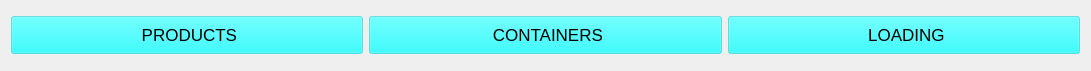
   <widget class="QWidget" name="horizontalLayoutWidget">
    <property name="geometry">
     <rect>
      <x>389</x>
      <y>0</y>
      <width>1091</width>
      <height>71</height>
     </rect>
    </property>
    <layout class="QHBoxLayout" name="horizontalLayout">
     <item>
      <widget class="QPushButton" name="ProductButton">
       <property name="font">
        <font>
         <pointsize>13</pointsize>
         <italic>false</italic>
         <bold>false</bold>
        </font>
       </property>
       <property name="cursor">
        <cursorShape>PointingHandCursor</cursorShape>
       </property>
       <property name="styleSheet">
        <string notr="true">
background-color:rgba(0,255,255,0.4);
height:30px;</string>
       </property>
       <property name="text">
        <string> PRODUCTS</string>
       </property>
       <property name="icon">
        <iconset>
         <normalon>:/icon/product-management-svgrepo-com.svg</normalon>
        </iconset>
       </property>
       <property name="iconSize">
        <size>
         <width>35</width>
         <height>40</height>
        </size>
       </property>
      </widget>
     </item>
     <item>
      <widget class="QPushButton" name="ContainerButton">
       <property name="font">
        <font>
         <pointsize>13</pointsize>
         <italic>false</italic>
         <bold>false</bold>
        </font>
       </property>
       <property name="cursor">
        <cursorShape>PointingHandCursor</cursorShape>
       </property>
       <property name="styleSheet">
        <string notr="true">background-color:rgba(0,255,255,0.4);
height:30px;</string>
       </property>
       <property name="text">
        <string> CONTAINERS</string>
       </property>
       <property name="icon">
        <iconset>
         <normalon>:/icon/container.png</normalon>
        </iconset>
       </property>
       <property name="iconSize">
        <size>
         <width>50</width>
         <height>30</height>
        </size>
       </property>
      </widget>
     </item>
     <item>
      <widget class="QPushButton" name="LoadingButton">
       <property name="font">
        <font>
         <pointsize>13</pointsize>
         <italic>false</italic>
         <bold>false</bold>
        </font>
       </property>
       <property name="cursor">
        <cursorShape>PointingHandCursor</cursorShape>
       </property>
       <property name="styleSheet">
        <string notr="true">
background-color:rgba(0,255,255,0.4);
height:30px;</string>
       </property>
       <property name="text">
        <string> LOADING</string>
       </property>
       <property name="icon">
        <iconset>
         <normalon>:/icon/worker-loading-boxes-svgrepo-com.svg</normalon>
        </iconset>
       </property>
       <property name="iconSize">
        <size>
         <width>40</width>
         <height>30</height>
        </size>
       </property>
      </widget>
     </item>
    </layout>
   </widget>
